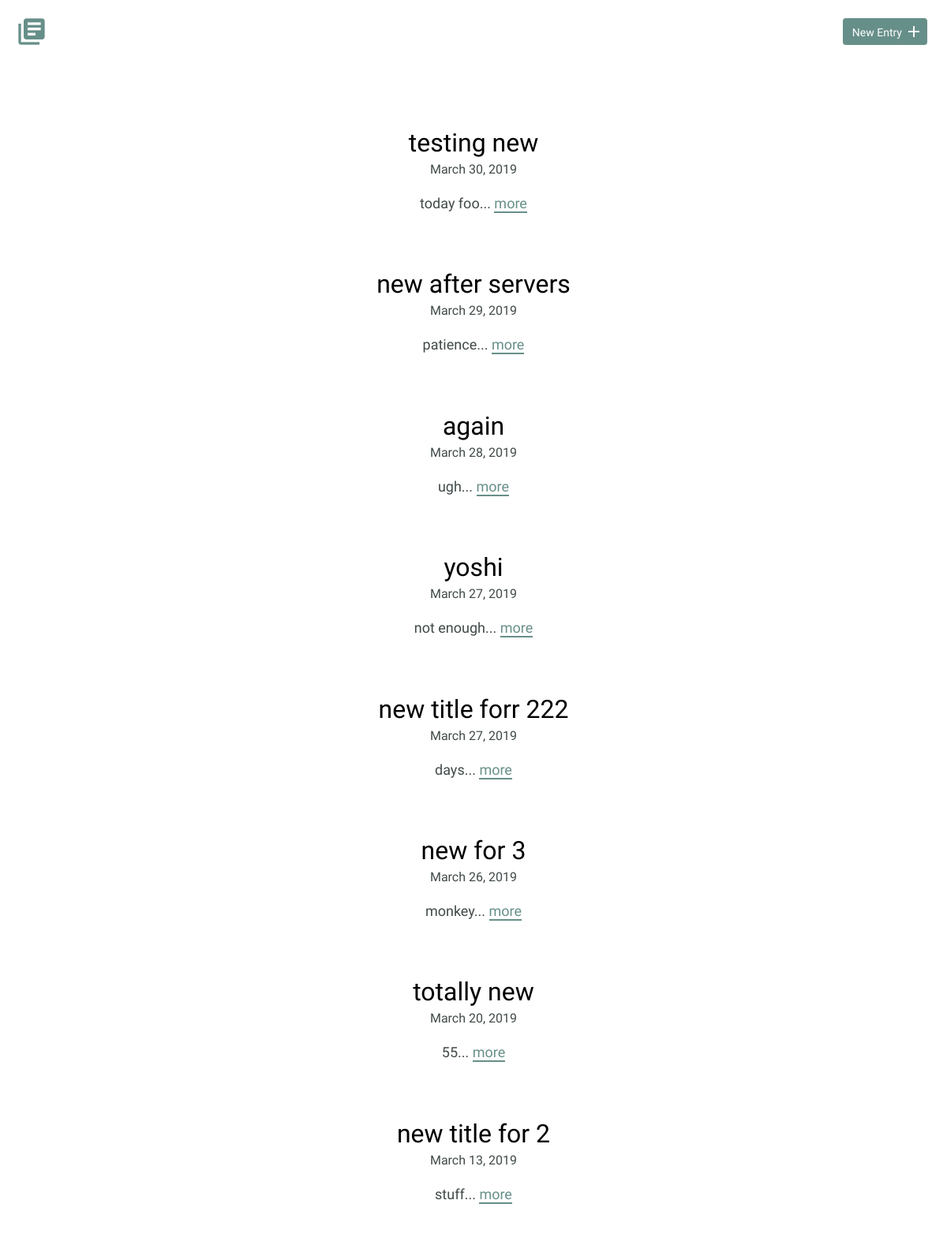
Before: / (upper part) with the older database file.
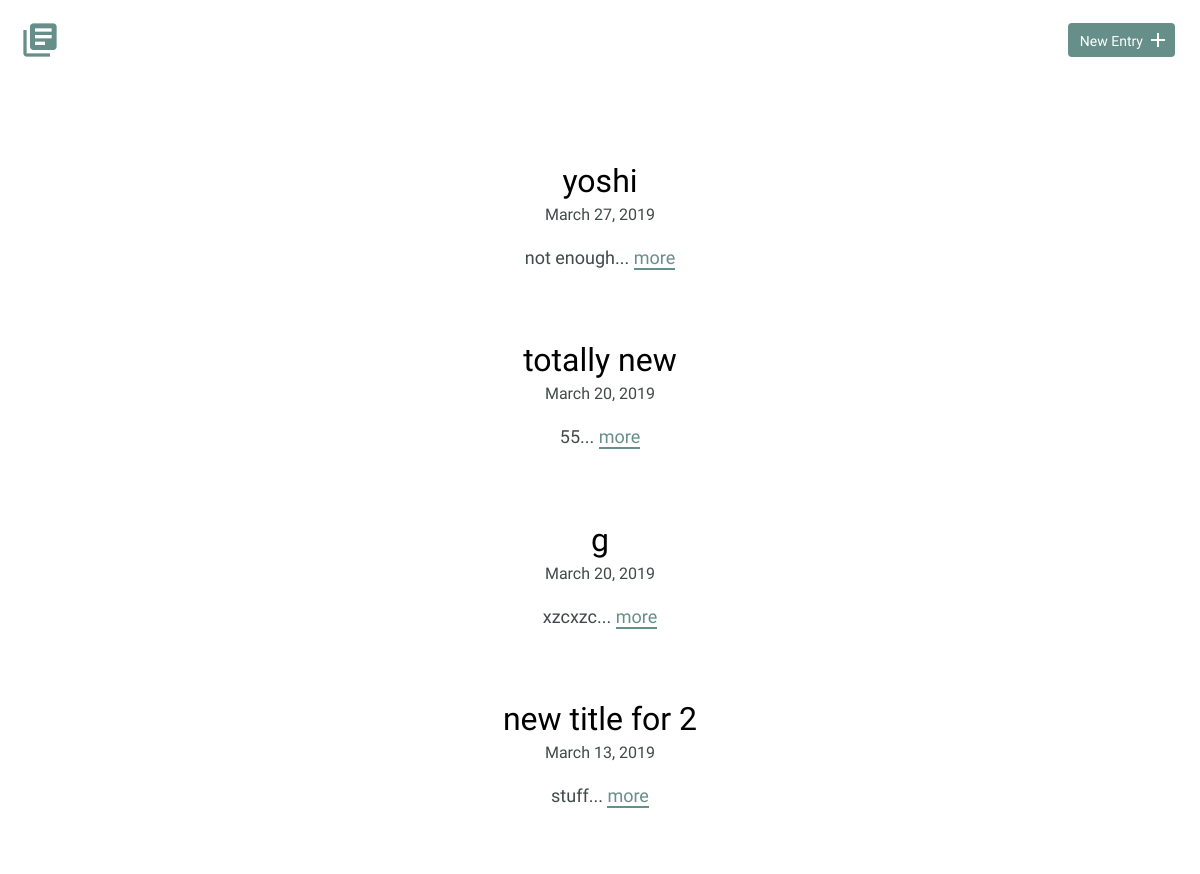
After: the same page with the newer database file.
### tables this page shows
CREATE TABLE "entries" (
	`id`	INTEGER,
	`title`	TEXT,
	`date`	TEXT,
	`time_spent`	INTEGER,
	`learned`	BLOB,
	`resources`	BLOB,
	PRIMARY KEY(`id`)
);

### inc/functions.php (called while the page is built, shortened)
<?php
function get_journal_entry_list() {
  include 'connection.php';
  try {
    return $db->query('SELECT * FROM entries ORDER BY date DESC');
  } catch (Exception $e) {
    echo "Error!: " . $e->getMessage() . "<br />";
    return array();
  }
}

### index.php (the view, shortened to what this page needs)
<?php
include "inc/header.php";
require_once "inc/functions.php";
?>
<header>
  <div class="container">
    <div class="site-header">
      <a class="logo" href="index.php"><i class="material-icons">library_books</i></a>
      <a class="button icon-right" href="new.php"><span>New Entry</span> <i class="material-icons">add</i></a>
    </div>
  </div>
</header>
<section>
  <div class="container">
    <div class="entry-list">
      <?php
        foreach (get_journal_entry_list() as $entry) {
          echo "<article>";
          echo "<h2><a href='detail.php?id=" .$entry['id']. "'>".$entry['title']."</a></h2>";
          echo "<time datetime=" .$entry['date']. ">" .strftime("%B %d, %Y", strtotime($entry['date'])). "</time>";
          echo "<p>" .substr($entry['learned'], 0, 250). "... <a href='detail.php?id=" .$entry['id']. "'>more</a></p>";
          echo "</article>";
        }
      ?>
    </div>
  </div>
</section>
<?php include "inc/footer.php" ?>

### inc/header.php (shortened to what this page needs)
<!DOCTYPE html>
<html>
  <head>
    <link rel="stylesheet" href="css/normalize.css">
    <link rel="stylesheet" href="css/site.css">
  </head>
<body>

### inc/footer.php
  </body>
</html>

### css/site.css (style rules this page uses)
body { font-size: 16px; color: #404a49; font-family: 'Cousine', serif; font-weight: 400; }
.container { margin: 0 auto; padding: 0 25px; }
header .site-header { margin: 0 auto; height: 95px; }
header .logo i { color: #678f89; margin: 20px 0 0 -5px; float: left; font-size: 40px; }
header .button { float: right; margin: 33px 0 0 0; }
.button { padding: 8px 10px 6px 10px; background: #678f89; border: 2px solid #678f89; border-radius: 4px; text-decoration: none; color: #FFF; position: relative; text-align: center; font-size: 14px; }
.button.icon-right { padding-right: 30px; top: -10px; }
.button.icon-right i { position: absolute; top: 3px; right: 3px; }
h1, h2, h3 { margin: 0; font-weight: 400; line-height: 1em; color: #000; }
h2 { font-size: 32px; }
h2 a { text-decoration: none; color: #000; }
p { line-height: 1.8em; font-size: 18px; }
p a { border-bottom: 2px solid #678f89; padding: 0; color: #678f89; text-decoration: none; }
.entry-list, .edit-entry, .new-entry { max-width: 800px; margin: 0 auto; padding: 70px 0 150px 0; }
.entry-list article { margin-bottom: 70px; text-align: center; }
.entry-list article h2 { margin-bottom: 8px; }

Changed rows visible on the page:
removed entries: title "testing new", date "March 30, 2019", learned "today foo"
removed entries: title "new after servers", date "March 29, 2019", learned "patience"
removed entries: title "again", date "March 28, 2019", learned "ugh"
removed entries: title "new title forr 222", date "March 27, 2019", learned "days"
removed entries: title "new for 3", date "March 26, 2019", learned "monkey"
added entries: title "g", date "March 20, 2019", learned "xzcxzc"
